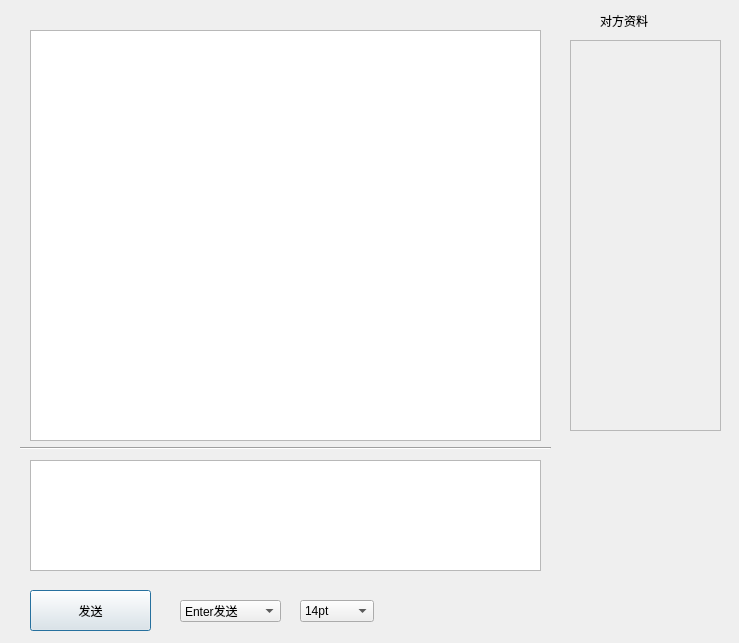
<?xml version="1.0" encoding="UTF-8"?>
<ui version="4.0">
 <class>single_chat_window</class>
 <widget class="QDialog" name="single_chat_window">
  <property name="geometry">
   <rect>
    <x>0</x>
    <y>0</y>
    <width>739</width>
    <height>643</height>
   </rect>
  </property>
  <property name="windowTitle">
   <string>Dialog</string>
  </property>
  <widget class="QListWidget" name="listWidget">
   <property name="geometry">
    <rect>
     <x>30</x>
     <y>30</y>
     <width>511</width>
     <height>411</height>
    </rect>
   </property>
  </widget>
  <widget class="QTextEdit" name="textEdit">
   <property name="geometry">
    <rect>
     <x>30</x>
     <y>460</y>
     <width>511</width>
     <height>111</height>
    </rect>
   </property>
  </widget>
  <widget class="QPushButton" name="pushButton">
   <property name="geometry">
    <rect>
     <x>30</x>
     <y>590</y>
     <width>121</width>
     <height>41</height>
    </rect>
   </property>
   <property name="text">
    <string>发送</string>
   </property>
  </widget>
  <widget class="Line" name="line">
   <property name="geometry">
    <rect>
     <x>20</x>
     <y>440</y>
     <width>531</width>
     <height>16</height>
    </rect>
   </property>
   <property name="orientation">
    <enum>Qt::Horizontal</enum>
   </property>
  </widget>
  <widget class="QComboBox" name="comboBox">
   <property name="geometry">
    <rect>
     <x>180</x>
     <y>600</y>
     <width>101</width>
     <height>22</height>
    </rect>
   </property>
   <item>
    <property name="text">
     <string>Enter发送</string>
    </property>
   </item>
   <item>
    <property name="text">
     <string>ctrl+Enter发送</string>
    </property>
   </item>
  </widget>
  <widget class="QLabel" name="label">
   <property name="geometry">
    <rect>
     <x>600</x>
     <y>0</y>
     <width>81</width>
     <height>41</height>
    </rect>
   </property>
   <property name="styleSheet">
    <string notr="true">font: 16pt &quot;宋体&quot;;</string>
   </property>
   <property name="text">
    <string>对方资料</string>
   </property>
  </widget>
  <widget class="QComboBox" name="comboBox_2">
   <property name="geometry">
    <rect>
     <x>300</x>
     <y>600</y>
     <width>74</width>
     <height>22</height>
    </rect>
   </property>
   <item>
    <property name="text">
     <string>14pt</string>
    </property>
   </item>
   <item>
    <property name="text">
     <string>16pt</string>
    </property>
   </item>
   <item>
    <property name="text">
     <string>20pt</string>
    </property>
   </item>
  </widget>
  <widget class="QTextEdit" name="textEdit_2">
   <property name="enabled">
    <bool>false</bool>
   </property>
   <property name="geometry">
    <rect>
     <x>570</x>
     <y>40</y>
     <width>151</width>
     <height>391</height>
    </rect>
   </property>
  </widget>
 </widget>
 <resources/>
 <connections/>
</ui>
